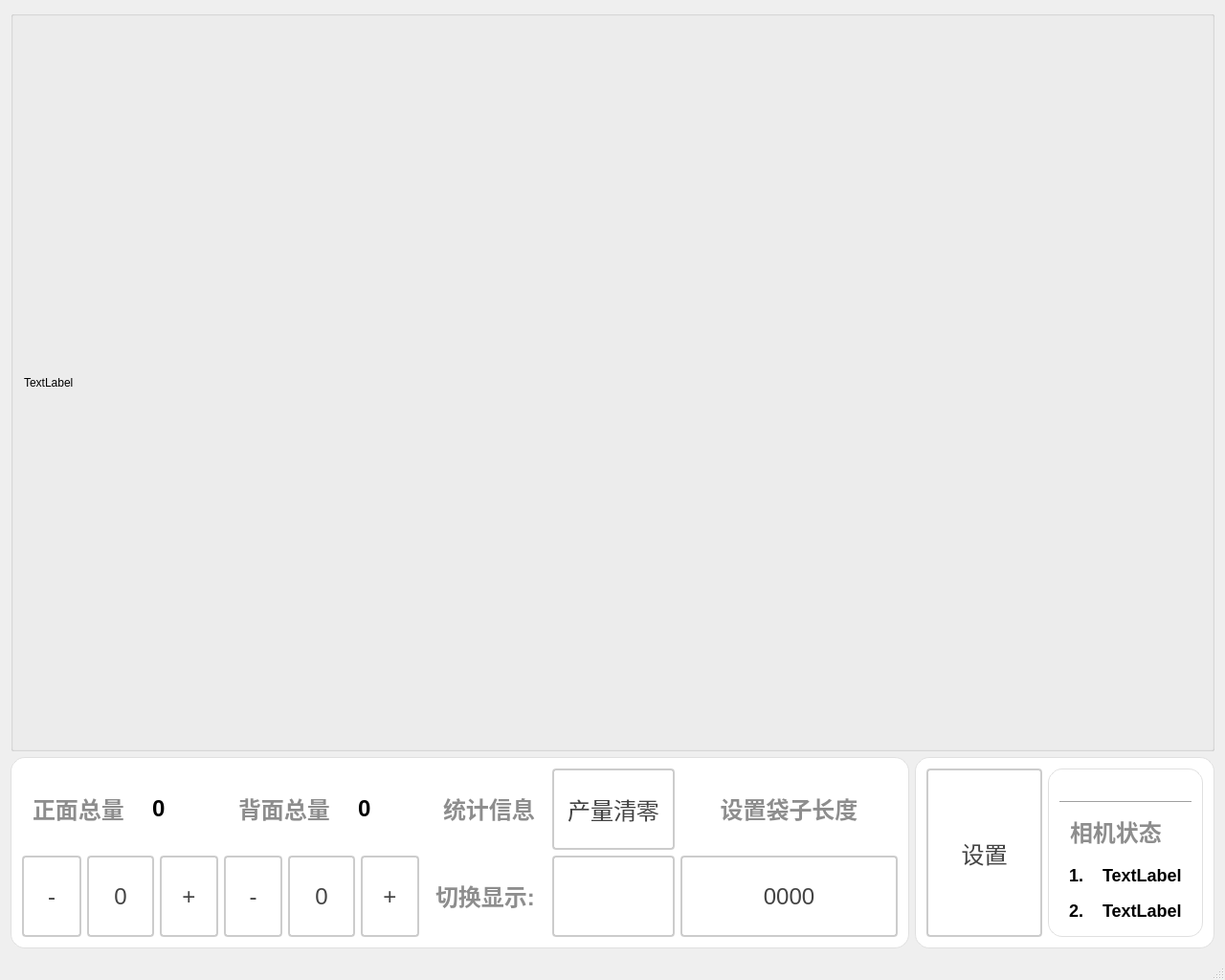
<?xml version="1.0" encoding="UTF-8"?>
<ui version="4.0">
 <class>BagsRealTimeDisplayClass</class>
 <widget class="QMainWindow" name="BagsRealTimeDisplayClass">
  <property name="geometry">
   <rect>
    <x>0</x>
    <y>0</y>
    <width>1280</width>
    <height>1024</height>
   </rect>
  </property>
  <property name="windowTitle">
   <string>BagsRealTimeDisplay</string>
  </property>
  <widget class="QWidget" name="centralWidget">
   <layout class="QGridLayout" name="gridLayout_4">
    <item row="0" column="0">
     <layout class="QVBoxLayout" name="verticalLayout_6" stretch="6,0">
      <item>
       <widget class="QGroupBox" name="gBoix_ImageDisplay">
        <property name="title">
         <string/>
        </property>
        <layout class="QGridLayout" name="gridLayout">
         <item row="0" column="0">
          <layout class="QVBoxLayout" name="verticalLayout_2" stretch="3">
           <item>
            <widget class="QLabel" name="label_imgDisplay_1">
             <property name="sizePolicy">
              <sizepolicy hsizetype="Expanding" vsizetype="Expanding">
               <horstretch>0</horstretch>
               <verstretch>0</verstretch>
              </sizepolicy>
             </property>
             <property name="maximumSize">
              <size>
               <width>9999</width>
               <height>9999</height>
              </size>
             </property>
             <property name="text">
              <string>TextLabel</string>
             </property>
            </widget>
           </item>
          </layout>
         </item>
        </layout>
       </widget>
      </item>
      <item>
       <layout class="QHBoxLayout" name="horizontalLayout_9" stretch="3,1">
        <item>
         <widget class="QGroupBox" name="gBox_infor">
          <property name="styleSheet">
           <string notr="true">QGroupBox {
    font-size: 20px;
    font-weight: bold;
    background-color: rgb(255, 255, 255);
    border: 1px solid #e0e0e0;
    border-radius: 2px;
	border-radius: 15px
}

QGroupBox::title {
    subcontrol-origin: margin;
    left: 10px;
    padding: 0 5px;
    color: #2c3e50;
}</string>
          </property>
          <property name="title">
           <string/>
          </property>
          <layout class="QGridLayout" name="gridLayout_2">
           <item row="0" column="0">
            <layout class="QHBoxLayout" name="horizontalLayout" stretch="3,1">
             <item>
              <layout class="QVBoxLayout" name="verticalLayout_7">
               <item>
                <layout class="QHBoxLayout" name="horizontalLayout_5" stretch="1,1,1">
                 <item>
                  <layout class="QHBoxLayout" name="hLayout_wasteProducts" stretch="1,2">
                   <item>
                    <widget class="QLabel" name="label_wasteProducts">
                     <property name="styleSheet">
                      <string notr="true">QLabel {
       font-size: 24px;        
       font-weight: bold;        
       color:  rgb(141, 141, 141);       
       padding: 5px 5px;     
       border-bottom: 2px solid #cccccc; 
    }</string>
                     </property>
                     <property name="text">
                      <string>正面总量</string>
                     </property>
                     <property name="alignment">
                      <set>Qt::AlignmentFlag::AlignLeading|Qt::AlignmentFlag::AlignLeft|Qt::AlignmentFlag::AlignVCenter</set>
                     </property>
                    </widget>
                   </item>
                   <item>
                    <widget class="QLabel" name="lb_FrontTotal">
                     <property name="minimumSize">
                      <size>
                       <width>50</width>
                       <height>50</height>
                      </size>
                     </property>
                     <property name="styleSheet">
                      <string notr="true">QLabel {
       font-size: 24px;        
       font-weight: bold;        
       color:   rgb(0, 0, 0);      
       padding: 5px 5px;     
       border-bottom: 2px solid #cccccc; 
    }</string>
                     </property>
                     <property name="text">
                      <string>0</string>
                     </property>
                    </widget>
                   </item>
                  </layout>
                 </item>
                 <item>
                  <layout class="QHBoxLayout" name="hLayout_wasteProducts_2" stretch="1,2">
                   <item>
                    <widget class="QLabel" name="label_wasteProducts_2">
                     <property name="styleSheet">
                      <string notr="true">QLabel {
       font-size: 24px;        
       font-weight: bold;        
       color:  rgb(141, 141, 141);       
       padding: 5px 5px;     
       border-bottom: 2px solid #cccccc; 
    }</string>
                     </property>
                     <property name="text">
                      <string>背面总量</string>
                     </property>
                     <property name="alignment">
                      <set>Qt::AlignmentFlag::AlignLeading|Qt::AlignmentFlag::AlignLeft|Qt::AlignmentFlag::AlignVCenter</set>
                     </property>
                    </widget>
                   </item>
                   <item>
                    <widget class="QLabel" name="lb_BackTotal">
                     <property name="minimumSize">
                      <size>
                       <width>50</width>
                       <height>50</height>
                      </size>
                     </property>
                     <property name="styleSheet">
                      <string notr="true">QLabel {
       font-size: 24px;        
       font-weight: bold;        
       color:   rgb(0, 0, 0);      
       padding: 5px 5px;     
       border-bottom: 2px solid #cccccc; 
    }</string>
                     </property>
                     <property name="text">
                      <string>0</string>
                     </property>
                    </widget>
                   </item>
                  </layout>
                 </item>
                 <item>
                  <layout class="QHBoxLayout" name="hLayout_info" stretch="1,1">
                   <item>
                    <widget class="QLabel" name="label_info">
                     <property name="styleSheet">
                      <string notr="true">QLabel {
       font-size: 24px;        
       font-weight: bold;        
       color:  rgb(141, 141, 141);       
       padding: 5px 5px;     
       border-bottom: 2px solid #cccccc; 
    }</string>
                     </property>
                     <property name="text">
                      <string>统计信息</string>
                     </property>
                     <property name="alignment">
                      <set>Qt::AlignmentFlag::AlignLeading|Qt::AlignmentFlag::AlignLeft|Qt::AlignmentFlag::AlignVCenter</set>
                     </property>
                    </widget>
                   </item>
                   <item>
                    <widget class="QPushButton" name="pbtn_resetProduct">
                     <property name="sizePolicy">
                      <sizepolicy hsizetype="Expanding" vsizetype="Expanding">
                       <horstretch>0</horstretch>
                       <verstretch>0</verstretch>
                      </sizepolicy>
                     </property>
                     <property name="styleSheet">
                      <string notr="true">QPushButton {
    padding: 6px 14px;
    border: 2px solid #CCC;
    border-radius: 4px;
    background-color: white;
    color: #444;
    font-size: 24px; 
}

QPushButton:hover {
    border-color: #999;
    background-color: #F5F5F5;
}

QPushButton:pressed {
    border-color: #777;
    background-color: #EEE;
}</string>
                     </property>
                     <property name="text">
                      <string>产量清零</string>
                     </property>
                    </widget>
                   </item>
                  </layout>
                 </item>
                </layout>
               </item>
               <item>
                <layout class="QHBoxLayout" name="horizontalLayout_8" stretch="1,1,1">
                 <item>
                  <layout class="QHBoxLayout" name="horizontalLayout_4">
                   <item>
                    <widget class="QPushButton" name="btn_jianshaobaoguang1">
                     <property name="sizePolicy">
                      <sizepolicy hsizetype="Expanding" vsizetype="Expanding">
                       <horstretch>0</horstretch>
                       <verstretch>0</verstretch>
                      </sizepolicy>
                     </property>
                     <property name="styleSheet">
                      <string notr="true">QPushButton {
    padding: 6px 14px;
    border: 2px solid #CCC;
    border-radius: 4px;
    background-color: white;
    color: #444;
    font-size: 24px; 
}

QPushButton:hover {
    border-color: #999;
    background-color: #F5F5F5;
}

QPushButton:pressed {
    border-color: #777;
    background-color: #EEE;
}</string>
                     </property>
                     <property name="text">
                      <string>-</string>
                     </property>
                    </widget>
                   </item>
                   <item>
                    <widget class="QPushButton" name="btn_baoguang1">
                     <property name="sizePolicy">
                      <sizepolicy hsizetype="Expanding" vsizetype="Expanding">
                       <horstretch>0</horstretch>
                       <verstretch>0</verstretch>
                      </sizepolicy>
                     </property>
                     <property name="minimumSize">
                      <size>
                       <width>70</width>
                       <height>50</height>
                      </size>
                     </property>
                     <property name="styleSheet">
                      <string notr="true">QPushButton {
    padding: 6px 14px;
    border: 2px solid #CCC;
    border-radius: 4px;
    background-color: white;
    color: #444;
    font-size: 24px; 
}

QPushButton:hover {
    border-color: #999;
    background-color: #F5F5F5;
}

QPushButton:pressed {
    border-color: #777;
    background-color: #EEE;
}</string>
                     </property>
                     <property name="text">
                      <string>0</string>
                     </property>
                    </widget>
                   </item>
                   <item>
                    <widget class="QPushButton" name="btn_zengjiabaoguang1">
                     <property name="sizePolicy">
                      <sizepolicy hsizetype="Expanding" vsizetype="Expanding">
                       <horstretch>0</horstretch>
                       <verstretch>0</verstretch>
                      </sizepolicy>
                     </property>
                     <property name="styleSheet">
                      <string notr="true">QPushButton {
    padding: 6px 14px;
    border: 2px solid #CCC;
    border-radius: 4px;
    background-color: white;
    color: #444;
    font-size: 24px; 
}

QPushButton:hover {
    border-color: #999;
    background-color: #F5F5F5;
}

QPushButton:pressed {
    border-color: #777;
    background-color: #EEE;
}</string>
                     </property>
                     <property name="text">
                      <string>+</string>
                     </property>
                    </widget>
                   </item>
                  </layout>
                 </item>
                 <item>
                  <layout class="QHBoxLayout" name="horizontalLayout_6">
                   <item>
                    <widget class="QPushButton" name="btn_jianshaobaoguang2">
                     <property name="sizePolicy">
                      <sizepolicy hsizetype="Expanding" vsizetype="Expanding">
                       <horstretch>0</horstretch>
                       <verstretch>0</verstretch>
                      </sizepolicy>
                     </property>
                     <property name="styleSheet">
                      <string notr="true">QPushButton {
    padding: 6px 14px;
    border: 2px solid #CCC;
    border-radius: 4px;
    background-color: white;
    color: #444;
    font-size: 24px; 
}

QPushButton:hover {
    border-color: #999;
    background-color: #F5F5F5;
}

QPushButton:pressed {
    border-color: #777;
    background-color: #EEE;
}</string>
                     </property>
                     <property name="text">
                      <string>-</string>
                     </property>
                    </widget>
                   </item>
                   <item>
                    <widget class="QPushButton" name="btn_baoguang2">
                     <property name="sizePolicy">
                      <sizepolicy hsizetype="Expanding" vsizetype="Expanding">
                       <horstretch>0</horstretch>
                       <verstretch>0</verstretch>
                      </sizepolicy>
                     </property>
                     <property name="minimumSize">
                      <size>
                       <width>70</width>
                       <height>50</height>
                      </size>
                     </property>
                     <property name="styleSheet">
                      <string notr="true">QPushButton {
    padding: 6px 14px;
    border: 2px solid #CCC;
    border-radius: 4px;
    background-color: white;
    color: #444;
    font-size: 24px; 
}

QPushButton:hover {
    border-color: #999;
    background-color: #F5F5F5;
}

QPushButton:pressed {
    border-color: #777;
    background-color: #EEE;
}</string>
                     </property>
                     <property name="text">
                      <string>0</string>
                     </property>
                    </widget>
                   </item>
                   <item>
                    <widget class="QPushButton" name="btn_zengjiabaoguang2">
                     <property name="sizePolicy">
                      <sizepolicy hsizetype="Expanding" vsizetype="Expanding">
                       <horstretch>0</horstretch>
                       <verstretch>0</verstretch>
                      </sizepolicy>
                     </property>
                     <property name="styleSheet">
                      <string notr="true">QPushButton {
    padding: 6px 14px;
    border: 2px solid #CCC;
    border-radius: 4px;
    background-color: white;
    color: #444;
    font-size: 24px; 
}

QPushButton:hover {
    border-color: #999;
    background-color: #F5F5F5;
}

QPushButton:pressed {
    border-color: #777;
    background-color: #EEE;
}</string>
                     </property>
                     <property name="text">
                      <string>+</string>
                     </property>
                    </widget>
                   </item>
                  </layout>
                 </item>
                 <item>
                  <layout class="QHBoxLayout" name="horizontalLayout_7" stretch="1,1">
                   <item>
                    <widget class="QLabel" name="label_wasteProducts_3">
                     <property name="styleSheet">
                      <string notr="true">QLabel {
       font-size: 24px;        
       font-weight: bold;        
       color:  rgb(141, 141, 141);       
       padding: 5px 5px;     
       border-bottom: 2px solid #cccccc; 
    }</string>
                     </property>
                     <property name="text">
                      <string>切换显示:</string>
                     </property>
                     <property name="alignment">
                      <set>Qt::AlignmentFlag::AlignLeading|Qt::AlignmentFlag::AlignLeft|Qt::AlignmentFlag::AlignVCenter</set>
                     </property>
                    </widget>
                   </item>
                   <item>
                    <widget class="QComboBox" name="cbb_qiehuanxianshi">
                     <property name="sizePolicy">
                      <sizepolicy hsizetype="Preferred" vsizetype="Minimum">
                       <horstretch>0</horstretch>
                       <verstretch>0</verstretch>
                      </sizepolicy>
                     </property>
                     <property name="styleSheet">
                      <string notr="true">QComboBox {
    padding: 6px 14px;
    border: 2px solid #CCC;
    border-radius: 4px;
    background-color: white;
    color: #444;
    font-size: 20px;
}

QComboBox:hover {
    border-color: #999;
    background-color: #F5F5F5;
}

QComboBox:focus {
    border-color: #777;
    background-color: #EEE;
}

QComboBox::drop-down {
    border: none;
    width: 24px;
}

QComboBox::down-arrow {
    image: none;
    border-left: 5px solid transparent;
    border-right: 5px solid transparent;
    border-top: 6px solid #666;
    margin-right: 6px;
}

QComboBox QAbstractItemView {
    border: 2px solid #CCC;
    border-radius: 4px;
    background: white;
    color: #444;
    selection-background-color: #F5F5F5;
    selection-color: #222;
    font-size: 18px;
}</string>
                     </property>
                    </widget>
                   </item>
                  </layout>
                 </item>
                </layout>
               </item>
              </layout>
             </item>
             <item>
              <layout class="QVBoxLayout" name="verticalLayout" stretch="1,1">
               <item>
                <widget class="QLabel" name="label_info_2">
                 <property name="layoutDirection">
                  <enum>Qt::LayoutDirection::LeftToRight</enum>
                 </property>
                 <property name="styleSheet">
                  <string notr="true">QLabel {
       font-size: 24px;        
       font-weight: bold;        
       color:  rgb(141, 141, 141);       
       padding: 5px 5px;     
       border-bottom: 2px solid #cccccc; 
    }</string>
                 </property>
                 <property name="text">
                  <string>设置袋子长度</string>
                 </property>
                 <property name="alignment">
                  <set>Qt::AlignmentFlag::AlignCenter</set>
                 </property>
                </widget>
               </item>
               <item>
                <widget class="QPushButton" name="pbtn_setBagLength">
                 <property name="sizePolicy">
                  <sizepolicy hsizetype="Expanding" vsizetype="Expanding">
                   <horstretch>0</horstretch>
                   <verstretch>0</verstretch>
                  </sizepolicy>
                 </property>
                 <property name="styleSheet">
                  <string notr="true">QPushButton {
    padding: 6px 14px;
    border: 2px solid #CCC;
    border-radius: 4px;
    background-color: white;
    color: #444;
    font-size: 24px; 
}

QPushButton:hover {
    border-color: #999;
    background-color: #F5F5F5;
}

QPushButton:pressed {
    border-color: #777;
    background-color: #EEE;
}</string>
                 </property>
                 <property name="text">
                  <string>0000</string>
                 </property>
                </widget>
               </item>
              </layout>
             </item>
            </layout>
           </item>
          </layout>
         </widget>
        </item>
        <item>
         <layout class="QVBoxLayout" name="verticalLayout_4">
          <item>
           <widget class="QGroupBox" name="gBox_set">
            <property name="styleSheet">
             <string notr="true">QGroupBox {
    font-size: 20px;
    font-weight: bold;
    background-color: rgb(255, 255, 255);
    border: 1px solid #e0e0e0;
    border-radius: 2px;
	border-radius: 15px
}

QGroupBox::title {
    subcontrol-origin: margin;
    left: 10px;
    padding: 0 5px;
    color: #2c3e50;
}</string>
            </property>
            <property name="title">
             <string/>
            </property>
            <layout class="QHBoxLayout" name="horizontalLayout_3">
             <item>
              <widget class="QPushButton" name="pbtn_set">
               <property name="sizePolicy">
                <sizepolicy hsizetype="Expanding" vsizetype="Expanding">
                 <horstretch>0</horstretch>
                 <verstretch>0</verstretch>
                </sizepolicy>
               </property>
               <property name="styleSheet">
                <string notr="true">QPushButton {
    padding: 6px 14px;
    border: 2px solid #CCC;
    border-radius: 4px;
    background-color: white;
    color: #444;
    font-size: 24px; 
}

QPushButton:hover {
    border-color: #999;
    background-color: #F5F5F5;
}

QPushButton:pressed {
    border-color: #777;
    background-color: #EEE;
}</string>
               </property>
               <property name="text">
                <string>设置</string>
               </property>
              </widget>
             </item>
             <item>
              <widget class="QGroupBox" name="groupBox_head">
               <property name="styleSheet">
                <string notr="true">QGroupBox {
    font-size: 20px;
    font-weight: bold;
    background-color: rgb(255, 255, 255);
    border: 1px solid #e0e0e0;
    border-radius: 2px;
	border-radius: 15px
}

QGroupBox::title {
    subcontrol-origin: margin;
    left: 10px;
    padding: 0 5px;
    color: #2c3e50;
}</string>
               </property>
               <property name="title">
                <string/>
               </property>
               <layout class="QGridLayout" name="gridLayout_3">
                <item row="0" column="0">
                 <layout class="QVBoxLayout" name="verticalLayout_5" stretch="1,1,1">
                  <item>
                   <layout class="QHBoxLayout" name="hLayout_title" stretch="0">
                    <item>
                     <widget class="QPushButton" name="pbtn_exit">
                      <property name="sizePolicy">
                       <sizepolicy hsizetype="Expanding" vsizetype="Expanding">
                        <horstretch>0</horstretch>
                        <verstretch>0</verstretch>
                       </sizepolicy>
                      </property>
                      <property name="styleSheet">
                       <string notr="true">QPushButton {
    color: white;
    border: none;
    border-radius: 5px;
    font-size: 14px;
    qproperty-icon: url(:/BagsRealTimeDisplay/icons/close.png);  
    qproperty-iconSize: 50px 50px;
}

QPushButton:hover {
    background-color: #ff6666;
}

QPushButton:pressed {
    background-color: #cc0000;
}</string>
                      </property>
                      <property name="text">
                       <string/>
                      </property>
                      <property name="shortcut">
                       <string notr="true"/>
                      </property>
                     </widget>
                    </item>
                   </layout>
                  </item>
                  <item>
                   <widget class="Line" name="line_2">
                    <property name="styleSheet">
                     <string notr="true">QLine {
       color: rgb(194, 194, 194);       
    }</string>
                    </property>
                    <property name="orientation">
                     <enum>Qt::Orientation::Horizontal</enum>
                    </property>
                   </widget>
                  </item>
                  <item>
                   <layout class="QHBoxLayout" name="horizontalLayout_2" stretch="1">
                    <item>
                     <layout class="QVBoxLayout" name="verticalLayout_3" stretch="1,1,1">
                      <item>
                       <widget class="QLabel" name="label_cameraStateTitle">
                        <property name="styleSheet">
                         <string notr="true">QLabel {
       font-size: 24px;        
       font-weight: bold;        
       color:  rgb(141, 141, 141);       
       padding: 5px 5px;     
       border-bottom: 2px solid #cccccc; 
    }</string>
                        </property>
                        <property name="text">
                         <string>相机状态</string>
                        </property>
                       </widget>
                      </item>
                      <item>
                       <layout class="QGridLayout" name="gLayout_cameraStates" columnminimumwidth="1,9">
                        <property name="spacing">
                         <number>0</number>
                        </property>
                        <item row="0" column="1">
                         <widget class="QLabel" name="label_camera1State">
                          <property name="sizePolicy">
                           <sizepolicy hsizetype="Preferred" vsizetype="Preferred">
                            <horstretch>0</horstretch>
                            <verstretch>0</verstretch>
                           </sizepolicy>
                          </property>
                          <property name="styleSheet">
                           <string notr="true">QLabel {
       font-size: 18px;        
       font-weight: bold;        
		padding: 5px 5px;  
    }</string>
                          </property>
                          <property name="text">
                           <string>TextLabel</string>
                          </property>
                         </widget>
                        </item>
                        <item row="0" column="0">
                         <widget class="QLabel" name="label">
                          <property name="sizePolicy">
                           <sizepolicy hsizetype="Fixed" vsizetype="Fixed">
                            <horstretch>0</horstretch>
                            <verstretch>0</verstretch>
                           </sizepolicy>
                          </property>
                          <property name="styleSheet">
                           <string notr="true">QLabel {
       font-size: 18px;        
       font-weight: bold;        
		padding: 5px 5px;  
    }</string>
                          </property>
                          <property name="text">
                           <string>1.</string>
                          </property>
                         </widget>
                        </item>
                       </layout>
                      </item>
                      <item>
                       <layout class="QGridLayout" name="gLayout_cameraStates_2" columnminimumwidth="1,9">
                        <property name="spacing">
                         <number>0</number>
                        </property>
                        <item row="0" column="1">
                         <widget class="QLabel" name="label_camera2State">
                          <property name="styleSheet">
                           <string notr="true">QLabel {
       font-size: 18px;        
       font-weight: bold;        
		padding: 5px 5px;  
    }</string>
                          </property>
                          <property name="text">
                           <string>TextLabel</string>
                          </property>
                         </widget>
                        </item>
                        <item row="0" column="0">
                         <widget class="QLabel" name="label_2">
                          <property name="sizePolicy">
                           <sizepolicy hsizetype="Fixed" vsizetype="Fixed">
                            <horstretch>0</horstretch>
                            <verstretch>0</verstretch>
                           </sizepolicy>
                          </property>
                          <property name="styleSheet">
                           <string notr="true">QLabel {
       font-size: 18px;        
       font-weight: bold;        
		padding: 5px 5px;  
    }</string>
                          </property>
                          <property name="text">
                           <string>2.</string>
                          </property>
                         </widget>
                        </item>
                       </layout>
                      </item>
                     </layout>
                    </item>
                   </layout>
                  </item>
                 </layout>
                </item>
               </layout>
              </widget>
             </item>
            </layout>
           </widget>
          </item>
         </layout>
        </item>
       </layout>
      </item>
     </layout>
    </item>
   </layout>
  </widget>
  <widget class="QStatusBar" name="statusBar"/>
 </widget>
 <layoutdefault spacing="6" margin="11"/>
 <resources>
  <include location="../qrc/BagsRealTimeDisplay.qrc"/>
 </resources>
 <connections/>
</ui>
